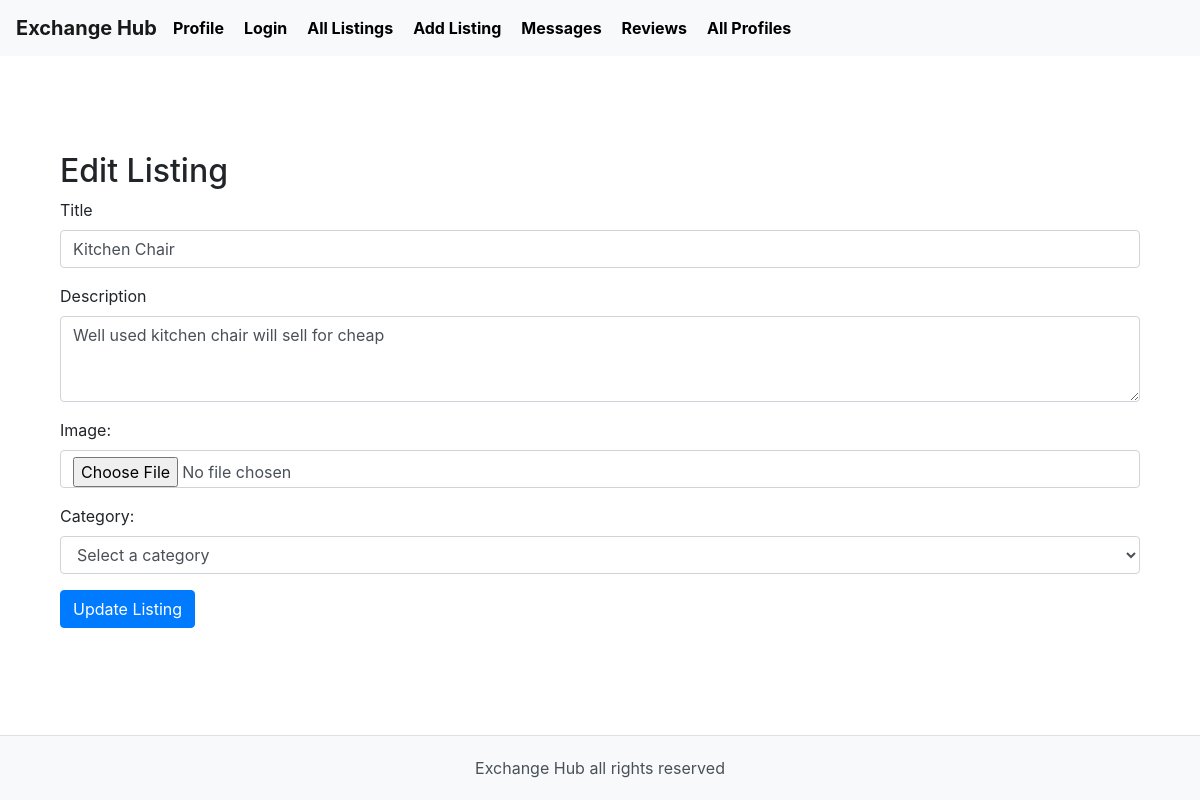
/edit-listing/2, run on the app's committed database.
### tables this page shows
CREATE TABLE Listing (
    listingID INTEGER PRIMARY KEY AUTOINCREMENT,
    userID INTEGER,
    title TEXT NOT NULL,
    description TEXT NOT NULL,
    images TEXT,
    category TEXT NOT NULL,
    datePosted DATE NOT NULL,
    status TEXT NOT NULL,
    FOREIGN KEY (userID) REFERENCES User(userID)
);

### app.py (the view)
@app.route('/edit-listing/<int:listing_id>', methods=['GET', 'POST'])
def edit_listing(listing_id):
    conn = sqlite3.connect('database.db')
    cur = conn.cursor()
    if request.method == 'POST':
        title = request.form.get('title')
        description = request.form.get('description')
        image = request.files['image']
        category = request.form.get('category')
        if image and allowed_file(image.filename):
            filename = secure_filename(image.filename)
            image_path = os.path.join(app.config['UPLOAD_FOLDER'], filename)
            image.save(image_path)
            image_url = url_for('uploaded_file', filename=filename)
        else:
            image_url = ''  # or a default image URL if you prefer
        cur.execute("UPDATE Listing SET title=?, description=?, images=?, category=? WHERE listingID=?",
                    (title, description, image_url, category, listing_id))
        conn.commit()
        return redirect(url_for('profile'))
    else:
        cur.execute("SELECT * FROM Listing WHERE listingID=?", (listing_id,))
        row = cur.fetchone()
        if row:
            columns = [column[0] for column in cur.description]
            listing = dict(zip(columns, row))
        else:
            listing = None
        conn.close()
    return render_template('edit_listing.html', listing=listing)

### templates/edit_listing.html (shortened to what this page needs)
{% extends 'layout.html' %}
{% block content %}
<div class="container mt-5">
    <h2>Edit Listing</h2>
    <form method="POST" action="{{ url_for('edit_listing', listing_id=listing.listingID) }}" enctype="multipart/form-data">
        <div class="form-group">
            <label for="title">Title</label>
            <input type="text" class="form-control" id="title" name="title" value="{{ listing.title }}" required>
        </div>
        <div class="form-group">
            <label for="description">Description</label>
            <textarea class="form-control" id="description" name="description" rows="3" required>{{ listing.description }}</textarea>
        </div>
        <div class="form-group">
            <label for="images">Image:</label>
            <input type="file" class="form-control" name="image" accept="image/*">
        </div>
        <div class="form-group">
            <label for="category">Category:</label>
            <select class="form-control" name="category" required>
                <option value="">Select a category</option>
            </select>
        </div>
        <button type="submit" class="btn btn-primary">Update Listing</button>
    </form>
</div>
{% endblock %}

### templates/layout.html (style rules this page uses)
html, body { height: 100%; display: flex; flex-direction: column; }
.container { flex: 1; }

### data on the page
Listing: title "Kitchen Chair", description "Well used kitchen chair will sell for cheap"
